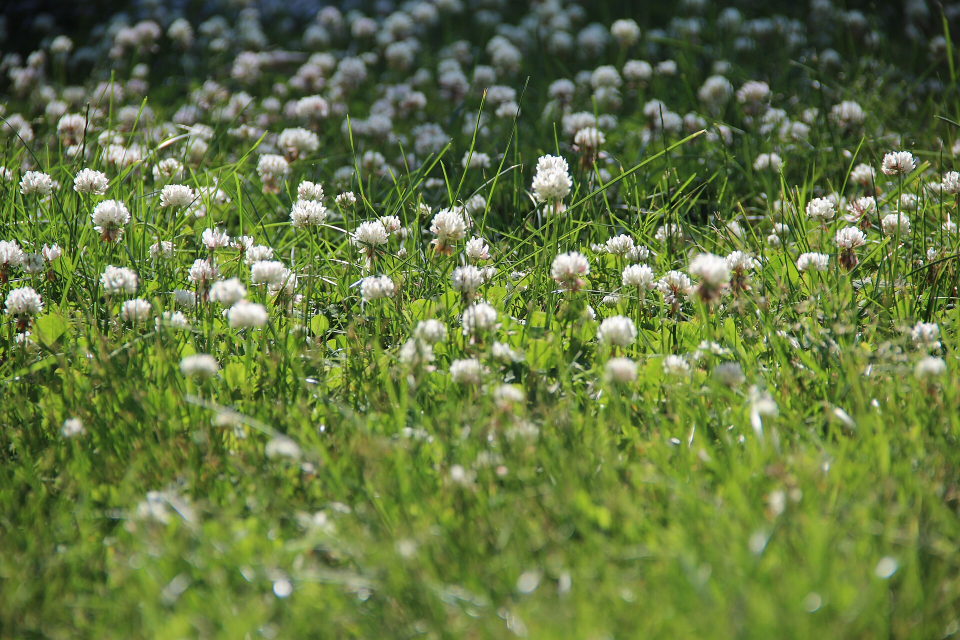
#> input picture testdata/n1-lawn-backyard.jpg, 1920 x 1280 px (shown at 1/2 size); its folder holds 4 pictures in this run
$ python eval_veins.py
#> lines starting #> are read from the running program, lines starting #| are printed output that depends on the picture; after the words box and inside, x2 and y2 are one past the last pixel; in counts of white or black regions, pixels touching at a corner belong together
### tools/seg2.py
#!/usr/bin/env python3
"""Segmentation v2: marker-controlled watershed on the gradient terrain.

v1 thresholded the canopy into "leaflet" blobs and lost most real leaves in the
process. Watershed instead assigns every vegetation pixel to some cell, so a
leaflet cannot vanish — the only question is whether the cell borders land on
real leaf borders.

Everything here is written the way it would be written in JS (bucket queue,
separable filters, union-find) so the prototype ports 1:1.
"""

import math
import numpy as np
from numpy.lib.stride_tricks import sliding_window_view


# ------------------------------------------------------------------ filters

def box_blur(a, r):
    """Separable mean over (2r+1)^2, edge-clamped. a: float32 2-D."""
    if r < 1:
        return a
    pad = np.pad(a, r, mode='edge')
    c = np.cumsum(pad, axis=1)
    c = np.concatenate([np.zeros((c.shape[0], 1), c.dtype), c], axis=1)
    a = (c[:, 2 * r + 1:] - c[:, :-(2 * r + 1)]) / (2 * r + 1)
    c = np.cumsum(a, axis=0)
    c = np.concatenate([np.zeros((1, c.shape[1]), c.dtype), c], axis=0)
    return (c[2 * r + 1:, :] - c[:-(2 * r + 1), :]) / (2 * r + 1)


def min_filter(a, r):
    if r < 1:
        return a
    pad = np.pad(a, r, mode='edge')
    h = sliding_window_view(pad, (1, 2 * r + 1)).min(axis=-1)[:, :, 0]
    pad2 = h[:, :]
    v = sliding_window_view(pad2, (2 * r + 1, 1)).min(axis=-2)[:, :, 0]
    return v


def sobel_mag(lum):
    p = np.pad(lum, 1, mode='edge')
    gx = np.abs(p[1:-1, 2:] - p[1:-1, :-2])
    gy = np.abs(p[2:, 1:-1] - p[:-2, 1:-1])
    return np.clip(gx + gy, 0, 255)


# ------------------------------------------------------------------ stage 1

def vegetation(rgb, green_thr):
    r = rgb[:, :, 0].astype(np.float32)
    g = rgb[:, :, 1].astype(np.float32)
    b = rgb[:, :, 2].astype(np.float32)
    lum = (r * 77 + g * 151 + b * 28) / 256.0
    exg = (2 * g - r - b) / (r + g + b + 1)
    veg = (exg > green_thr / 1000) & (lum > 26) & (lum < 250)
    return lum, veg


# ------------------------------------------------------------------ stage 2

def markers(grad, veg, leaf_r):
    """One seed per leaflet: minima of a heavily blurred gradient.

    Blurring at ~leaf_r/3 wipes out the pale chevron band and vein noise that
    would otherwise put several minima inside one leaflet."""
    gs = box_blur(grad.astype(np.float32), max(1, int(leaf_r / 3)))
    sup = max(1, int(leaf_r * 0.6))
    local_min = gs <= min_filter(gs, sup) + 1e-6
    return local_min & veg, gs


def label_seeds(seed_mask):
    """Connected components of the seed mask; one label per component."""
    h, w = seed_mask.shape
    lab = np.zeros((h, w), np.int32)
    nxt = 0
    flat = seed_mask.ravel()
    L = lab.ravel()
    for i in np.flatnonzero(flat):
        if L[i]:
            continue
        nxt += 1
        st = [int(i)]
        L[i] = nxt
        while st:
            p = st.pop()
            py, px = divmod(p, w)
            for dy in (-1, 0, 1):
                yy = py + dy
                if yy < 0 or yy >= h:
                    continue
                for dx in (-1, 0, 1):
                    xx = px + dx
                    if xx < 0 or xx >= w:
                        continue
                    q = yy * w + xx
                    if flat[q] and not L[q]:
                        L[q] = nxt
                        st.append(q)
    return lab, nxt


# ------------------------------------------------------------------ stage 3

def watershed(grad, seeds, veg):
    """Meyer flooding with a 256-bucket priority queue — O(n), no heap."""
    h, w = grad.shape
    g = grad.astype(np.int32).ravel()
    lab = seeds.astype(np.int32).ravel().copy()
    inside = veg.ravel()
    buckets = [[] for _ in range(256)]

    for i in np.flatnonzero(lab):
        i = int(i)
        py, px = divmod(i, w)
        for dy, dx in ((-1, 0), (1, 0), (0, -1), (0, 1)):
            yy, xx = py + dy, px + dx
            if 0 <= yy < h and 0 <= xx < w:
                q = yy * w + xx
                if inside[q] and not lab[q]:
                    buckets[g[q]].append(q)

    level = 0
    while level < 256:
        b = buckets[level]
        if not b:
            level += 1
            continue
        p = b.pop()
        if lab[p]:
            continue
        py, px = divmod(p, w)
        found = 0
        for dy, dx in ((-1, 0), (1, 0), (0, -1), (0, 1)):
            yy, xx = py + dy, px + dx
            if 0 <= yy < h and 0 <= xx < w:
                q = yy * w + xx
                if lab[q]:
                    found = lab[q]
                    break
        if not found:
            continue
        lab[p] = found
        for dy, dx in ((-1, 0), (1, 0), (0, -1), (0, 1)):
            yy, xx = py + dy, px + dx
            if 0 <= yy < h and 0 <= xx < w:
                q = yy * w + xx
                if inside[q] and not lab[q]:
                    lv = g[q] if g[q] > level else level
                    buckets[lv].append(q)
                    if lv < level:
                        level = lv
    return lab.reshape(h, w)


# ------------------------------------------------------------------ stage 4

def merge_weak(lab, grad, n_labels, merge_t, min_area):
    """Collapse cells separated by a weak border — watershed always
    over-segments, and the border strength says which splits are real."""
    h, w = lab.shape
    L = lab.ravel()
    g = grad.astype(np.float32).ravel()

    lo_all, hi_all, str_all = [], [], []
    for (dy, dx) in ((0, 1), (1, 0)):
        a = lab[:h - dy, :w - dx].ravel()
        b = lab[dy:, dx:].ravel()
        ga = grad[:h - dy, :w - dx].ravel()
        gb = grad[dy:, dx:].ravel()
        sel = (a != b) & (a > 0) & (b > 0)
        lo_all.append(np.minimum(a[sel], b[sel]))
        hi_all.append(np.maximum(a[sel], b[sel]))
        str_all.append(np.maximum(ga[sel], gb[sel]))
    lo = np.concatenate(lo_all); hi = np.concatenate(hi_all)
    st = np.concatenate(str_all).astype(np.float64)

    key = lo.astype(np.int64) * (n_labels + 1) + hi
    uk, inv = np.unique(key, return_inverse=True)
    sums = np.bincount(inv, weights=st)
    cnts = np.bincount(inv)
    edges = {(int(k // (n_labels + 1)), int(k % (n_labels + 1))): [s, c]
             for k, s, c in zip(uk, sums, cnts)}

    area = np.bincount(L, minlength=n_labels + 1)

    parent = list(range(n_labels + 1))
    def find(a):
        while parent[a] != a:
            parent[a] = parent[parent[a]]; a = parent[a]
        return a

    ranked = sorted(((s / c, c, k) for k, (s, c) in edges.items()), key=lambda t: t[0])
    for strength, count, (x, y) in ranked:
        rx, ry = find(x), find(y)
        if rx == ry:
            continue
        small = min(area[rx], area[ry]) < min_area
        if strength < merge_t or small:
            parent[ry] = rx
            area[rx] += area[ry]

    remap = np.array([find(i) for i in range(n_labels + 1)], np.int32)
    return remap[lab]


# ------------------------------------------------------------------ stage 5

def cells(lab, leaf_r):
    """Per-region stats for every label, in one vectorised pass."""
    h, w = lab.shape
    L = lab.ravel()
    n = int(L.max()) + 1
    ys, xs = np.mgrid[0:h, 0:w]
    ys = ys.ravel(); xs = xs.ravel()

    area = np.bincount(L, minlength=n).astype(np.float64)
    sx = np.bincount(L, weights=xs, minlength=n)
    sy = np.bincount(L, weights=ys, minlength=n)
    x0 = np.full(n, w, np.int64); x1 = np.zeros(n, np.int64)
    y0 = np.full(n, h, np.int64); y1 = np.zeros(n, np.int64)
    np.minimum.at(x0, L, xs); np.maximum.at(x1, L, xs)
    np.minimum.at(y0, L, ys); np.maximum.at(y1, L, ys)

    safe = np.where(area > 0, area, 1)
    cx = sx / safe
    cy = sy / safe

    # second moments -> principal axis of each leaflet
    dx = xs - cx[L]
    dy = ys - cy[L]
    mu20 = np.bincount(L, weights=dx * dx, minlength=n) / safe
    mu02 = np.bincount(L, weights=dy * dy, minlength=n) / safe
    mu11 = np.bincount(L, weights=dx * dy, minlength=n) / safe
    theta = 0.5 * np.arctan2(2 * mu11, mu20 - mu02)

    # which end of that axis is the narrow one? that end points at the petiole.
    ux, uy = np.cos(theta), np.sin(theta)
    proj = dx * ux[L] + dy * uy[L]          # along the axis
    perp = np.abs(-dx * uy[L] + dy * ux[L])  # distance from the axis
    pos = proj > 0
    w_pos = np.bincount(L, weights=np.where(pos, perp, 0.0), minlength=n)
    n_pos = np.bincount(L, weights=pos.astype(np.float64), minlength=n)
    w_neg = np.bincount(L, weights=np.where(~pos, perp, 0.0), minlength=n)
    n_neg = np.bincount(L, weights=(~pos).astype(np.float64), minlength=n)
    mean_pos = w_pos / np.where(n_pos > 0, n_pos, 1)
    mean_neg = w_neg / np.where(n_neg > 0, n_neg, 1)
    # narrow end = smaller mean half-width; point the vector that way
    sign = np.where(mean_pos < mean_neg, 1.0, -1.0)

    tot = mu20 + mu02
    dif = np.sqrt(np.maximum((mu20 - mu02) ** 2 + 4 * mu11 ** 2, 0))
    lam1 = (tot + dif) / 2
    lam2 = np.maximum((tot - dif) / 2, 1e-6)
    elong = np.sqrt(lam1 / lam2)

    out = []
    for i in range(1, n):
        a = area[i]
        if a <= 0:
            continue
        bw = x1[i] - x0[i] + 1
        bh = y1[i] - y0[i] + 1
        out.append(dict(
            id=i, x=cx[i], y=cy[i], area=int(a),
            aspect=max(bw, bh) / max(1, min(bw, bh)),
            fill=a / (bw * bh),
            r=math.sqrt(a / math.pi),
            elong=float(elong[i]),
            # unit vector from the leaflet centroid toward its own petiole
            px=float(ux[i] * sign[i]), py=float(uy[i] * sign[i]),
        ))
    return out


def segment(rgb, leaf_r, green=55, merge_t=26.0):
    lum, veg = vegetation(rgb, green)
    grad = sobel_mag(lum)
    seed_mask, gs = markers(grad, veg, leaf_r)
    seeds, n = label_seeds(seed_mask)
    lab = watershed(grad, seeds, veg)
    lab = merge_weak(lab, grad, n, merge_t, min_area=math.pi * (leaf_r * 0.45) ** 2)
    return dict(lum=lum, veg=veg, grad=grad, seeds=seeds, n_seeds=n,
                labels=lab, cells=cells(lab, leaf_r))

### tools/veins.py
#!/usr/bin/env python3
"""Phase 1: tell three-leaf from four-leaf by the angles between midribs.

The user's observation: the midribs of a three-leaf clover leave the petiole
about 120 degrees apart, a four-leaf about 90. Midribs are crisp line
structures, so their direction is far better defined than the principal axis
of a nearly-round leaflet blob — which is exactly why every orientation-based
attempt in classify2/classify3 failed.

Ridges are found with the Hessian: a line has one large and one small
eigenvalue, and the small one's eigenvector runs along the line.
"""

import math
import numpy as np


# ---------------------------------------------------------------- filters

def gaussian(a, sigma):
    """Separable Gaussian blur, edge-clamped."""
    r = max(1, int(round(3 * sigma)))
    x = np.arange(-r, r + 1, dtype=np.float32)
    k = np.exp(-(x ** 2) / (2 * sigma * sigma))
    k /= k.sum()
    pad = np.pad(a, ((0, 0), (r, r)), mode='edge')
    out = np.zeros_like(a, dtype=np.float32)
    for i, kv in enumerate(k):
        out += kv * pad[:, i:i + a.shape[1]]
    pad = np.pad(out, ((r, r), (0, 0)), mode='edge')
    res = np.zeros_like(a, dtype=np.float32)
    for i, kv in enumerate(k):
        res += kv * pad[i:i + a.shape[0], :]
    return res


def ridges(lum, sigma, dark_lines=None):
    """Hessian ridge detection.

    Returns (strength, dirx, diry) where (dirx,diry) is the unit vector ALONG
    the line — the eigenvector of the smaller-magnitude eigenvalue.
    """
    g = gaussian(lum.astype(np.float32), sigma)
    # second derivatives by central differences
    gx = np.pad(g, ((0, 0), (1, 1)), mode='edge')
    gy = np.pad(g, ((1, 1), (0, 0)), mode='edge')
    Lxx = gx[:, 2:] - 2 * g + gx[:, :-2]
    Lyy = gy[2:, :] - 2 * g + gy[:-2, :]
    gxy = np.pad(g, 1, mode='edge')
    Lxy = (gxy[2:, 2:] - gxy[2:, :-2] - gxy[:-2, 2:] + gxy[:-2, :-2]) / 4.0

    tr = Lxx + Lyy
    det_part = np.sqrt(np.maximum((Lxx - Lyy) ** 2 + 4 * Lxy ** 2, 0))
    lam1 = (tr + det_part) / 2          # algebraically larger
    lam2 = (tr - det_part) / 2          # algebraically smaller

    # pick the eigenvalue with the larger magnitude as "across the line"
    big_is_1 = np.abs(lam1) >= np.abs(lam2)
    lam_across = np.where(big_is_1, lam1, lam2)
    lam_along = np.where(big_is_1, lam2, lam1)

    strength = np.abs(lam_across) - np.abs(lam_along)
    strength = np.maximum(strength, 0)

    if dark_lines is True:
        strength = np.where(lam_across > 0, strength, 0)   # valley (dark line)
    elif dark_lines is False:
        strength = np.where(lam_across < 0, strength, 0)   # crest (light line)

    # theta1 is the eigenvector direction of lam1 (the algebraically larger).
    # Which of the two runs along the line depends on which one is the big one
    # in magnitude: a bright ridge has a large NEGATIVE curvature across it,
    # so there the across-direction is lam2 and lam1 already runs along.
    theta1 = 0.5 * np.arctan2(2 * Lxy, Lxx - Lyy)
    theta_along = np.where(big_is_1, theta1 + math.pi / 2, theta1)
    return strength, np.cos(theta_along), np.sin(theta_along)


# ---------------------------------------------------------------- voting

# [127 lines left out: functions vote_petioles, peaks, azimuth_histogram, count_modes, spacing_score, not called in this run]

### tools/classify2.py
#!/usr/bin/env python3
"""Group segmented leaflets into clover heads and count them.

A clover's leaflets all attach at one petiole point, so in the watershed
labelling their cell borders converge at a single junction. Find junctions
where N distinct cells meet: N=3 is an ordinary clover, N=4 is the target.
Geometry around the junction then says how clover-like the arrangement is.
"""

import math
import numpy as np


def junctions(lab, leaf_r):
    """Points where 3+ cells meet, with the set of cells meeting there."""
    h, w = lab.shape
    r = max(1, int(leaf_r * 0.30))

    # a pixel is a junction if its (2r+1) neighbourhood holds 3+ distinct labels
    pad = np.pad(lab, r, mode='edge')
    stack = []
    for dy in range(0, 2 * r + 1):
        for dx in range(0, 2 * r + 1):
            stack.append(pad[dy:dy + h, dx:dx + w])
    nb = np.stack(stack, axis=-1)
    nb_sorted = np.sort(nb, axis=-1)
    distinct = (np.diff(nb_sorted, axis=-1) != 0).sum(axis=-1) + 1
    has_zero = (nb_sorted[..., 0] == 0)
    distinct = distinct - has_zero.astype(int)          # background is not a cell
    jmask = (distinct >= 3) & (lab > 0)

    # cluster junction pixels into points
    ys, xs = np.nonzero(jmask)
    if len(ys) == 0:
        return []
    order = np.argsort(-distinct[ys, xs])
    ys, xs = ys[order], xs[order]

    taken = np.zeros(lab.shape, bool)
    sep = max(2, int(leaf_r * 0.8))
    pts = []
    for y, x in zip(ys, xs):
        if taken[max(0, y - sep):y + sep + 1, max(0, x - sep):x + sep + 1].any():
            continue
        taken[y, x] = True
        y0, y1 = max(0, y - r), min(h, y + r + 1)
        x0, x1 = max(0, x - r), min(w, x + r + 1)
        labs = np.unique(lab[y0:y1, x0:x1])
        labs = [int(v) for v in labs if v > 0]
        pts.append(dict(x=float(x), y=float(y), labels=labs))
    return pts


def clamp01(v):
    return 0.0 if v < 0 else 1.0 if v > 1 else v


# [114 lines left out: functions cv, score_head, head_shape, heads, not called in this run]

### tools/eval_veins.py
#!/usr/bin/env python3
"""Phase 1 evaluation: can midrib angles separate three-leaf from four-leaf?

Two independent readings of the same vein axes:

  * as undirected lines, a four-leaf's four leaflets fall on only TWO
    directions (a perpendicular pair) while a three-leaf falls on THREE,
    60 degrees apart. Counting 2-vs-3 needs no sign for the axis.
  * the axis lines of one plant should all pass near its petiole. The
    residual of the best common intersection says whether the leaflets
    really belong together.

Go/no-go on the same benchmark every earlier method failed:
min(positive) > max(negative).
"""

import os, sys, glob, math
import numpy as np
from PIL import Image
sys.path.insert(0, os.path.dirname(os.path.abspath(__file__)))
from seg2 import segment, vegetation
from veins import ridges
from classify2 import junctions
from eval2 import SCALE

W = 480


# ------------------------------------------------------------------ axes

def cell_axes(lum, veg, labels, cells, leaf_r, sigma):
    """Dominant vein direction inside each cell, averaged with double angles
    so that opposite directions do not cancel."""
    s, dx, dy = ridges(lum, sigma, dark_lines=False)

    inner = np.ones(labels.shape, bool)
    inner[:, :-1] &= labels[:, :-1] == labels[:, 1:]
    inner[:-1, :] &= labels[:-1, :] == labels[1:, :]
    inner[:, 1:] &= labels[:, 1:] == labels[:, :-1]
    inner[1:, :] &= labels[1:, :] == labels[:-1, :]
    for _ in range(max(1, int(leaf_r * 0.10))):
        e = inner.copy()
        e[:, :-1] &= inner[:, 1:]; e[:, 1:] &= inner[:, :-1]
        e[:-1, :] &= inner[1:, :]; e[1:, :] &= inner[:-1, :]
        inner = e

    ok = inner & veg & (s > s.max() * 0.10)
    th = np.arctan2(dy, dx)
    K = int(labels.max()) + 1
    L = labels.ravel(); m = ok.ravel()
    sc = np.bincount(L[m], weights=(np.cos(2 * th) * s).ravel()[m], minlength=K)
    ss = np.bincount(L[m], weights=(np.sin(2 * th) * s).ravel()[m], minlength=K)
    sw = np.bincount(L[m], weights=s.ravel()[m], minlength=K)
    cnt = np.bincount(L[m], minlength=K)

    axes = {}
    for c in cells:
        i = c['id']
        if cnt[i] < 15:
            continue
        ang = 0.5 * math.atan2(ss[i], sc[i])          # mod pi
        coh = math.hypot(sc[i], ss[i]) / max(sw[i], 1e-6)
        axes[i] = (ang, coh)
    return axes


# ------------------------------------------------------------------ scoring

def circ_modes_pi(angles, weights, nbins=36, min_frac=0.40):
    """Modes of a distribution of undirected directions (period pi)."""
    hist = np.zeros(nbins, np.float32)
    for a, w in zip(angles, weights):
        hist[int((a % math.pi) / math.pi * nbins) % nbins] += w
    k = np.array([1, 2, 3, 2, 1], np.float32); k /= k.sum()
    hist = np.convolve(np.r_[hist, hist, hist], k, 'same')[nbins:2 * nbins]
    if hist.max() <= 0:
        return [], hist
    thr = hist.max() * min_frac
    idx = [i for i in range(nbins)
           if hist[i] >= thr and hist[i] >= hist[(i - 1) % nbins]
           and hist[i] > hist[(i + 1) % nbins]]
    return [i * 180.0 / nbins for i in idx], hist


def intersect_residual(members, axes, leaf_r):
    """Least-squares common intersection of the axis lines, and its residual."""
    A = np.zeros((2, 2)); b = np.zeros(2)
    pts = []
    for c in members:
        ang, _ = axes[c['id']]
        u = np.array([math.cos(ang), math.sin(ang)])
        P = np.eye(2) - np.outer(u, u)
        p = np.array([c['x'], c['y']])
        A += P; b += P @ p
        pts.append((p, u))
    try:
        x = np.linalg.solve(A, b)
    except np.linalg.LinAlgError:
        return None, 1e9
    res = 0.0
    for p, u in pts:
        d = (x - p) - np.dot(x - p, u) * u
        res += float(d @ d)
    return x, math.sqrt(res / len(pts)) / leaf_r


def spacing_score(mode_angles, expect_gap):
    if len(mode_angles) < 2:
        return 0.0
    gaps = []
    for i, a in enumerate(mode_angles):
        nxt = mode_angles[0] + 180 if i == len(mode_angles) - 1 else mode_angles[i + 1]
        gaps.append(nxt - a)
    err = sum(abs(g - expect_gap) for g in gaps) / len(gaps)
    return max(0.0, 1.0 - err / (expect_gap * 0.6))


def evaluate(path, leaf_r, green=55):
#> called with path = 'tools/../testdata/n1-lawn-backyard.jpg', leaf_r = 16, green = 55
    im = Image.open(path).convert('RGB')
#> im is the input picture: PIL image 1920x1280 RGB; mean R, G, B 99.8, 117.8, 63.5
    h = round(W * im.height / im.width)
    small = im.resize((W, h), Image.LANCZOS)
    rgb = np.asarray(small)

    res = segment(rgb, leaf_r, green=green)
#> in vegetation, `veg = (exg > green_thr / 1000) & (lum > 26) & (lum < 250)`:
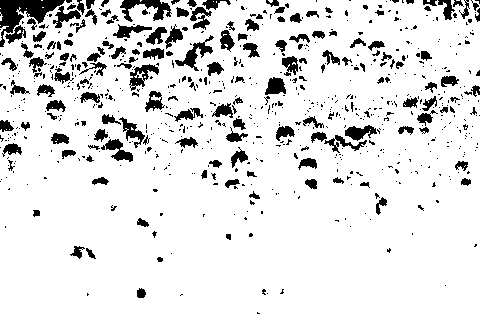
#> veg: shape (320, 480) bool; 88.6% white; 726 black regions (563 under 20 px), largest, box (x1, y1, x2, y2) and area: (0, 0, 65, 47) 1192, (120, 0, 172, 22) 508, (175, 35, 214, 71) 396
#> in box_blur, `c = np.cumsum(a, axis=0)`:
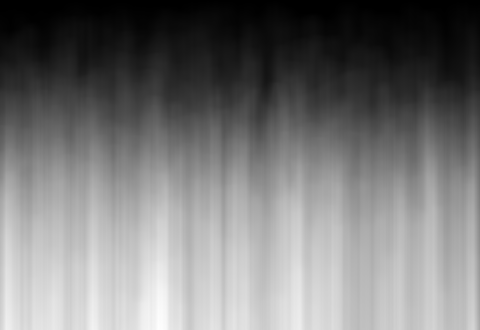
#> c: shape (330, 480) float32; min 1.88, max 15133.5, mean 7121.1; drawn with min black and max white
#> in min_filter, `pad = np.pad(a, r, mode='edge')`:
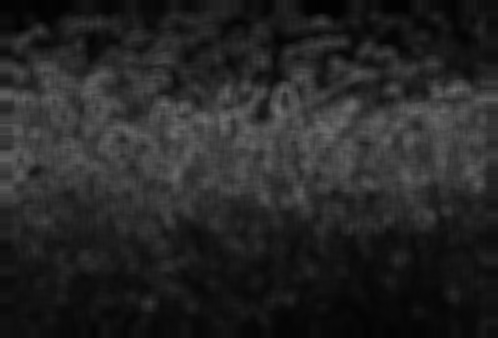
#> pad: shape (338, 498) float32; min 2.36, max 110.9, mean 38.2
#> in min_filter, `h = sliding_window_view(pad, (1, 2 * r + 1)).min(axis=-1)[:, :, 0]`:
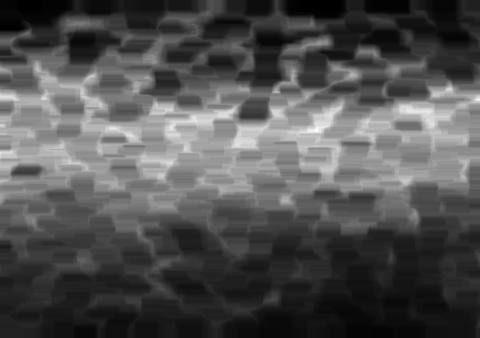
#> h: shape (338, 480) float32; min 2.36, max 90.6, mean 30.5; drawn with min black and max white
#> in min_filter, `v = sliding_window_view(pad2, (2 * r + 1, 1)).min(axis=-2)[:, :, 0]`:
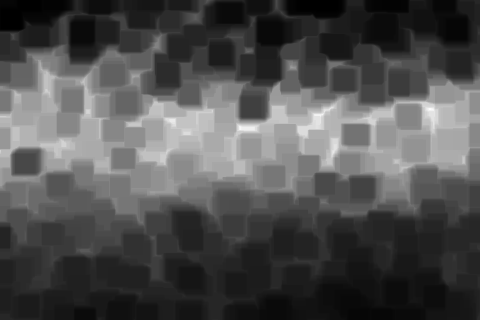
#> v: shape (320, 480) float32; min 2.36, max 74.6, mean 24.9; drawn with min black and max white
#> in markers, `local_min = gs <= min_filter(gs, sup) + 1e-6`:
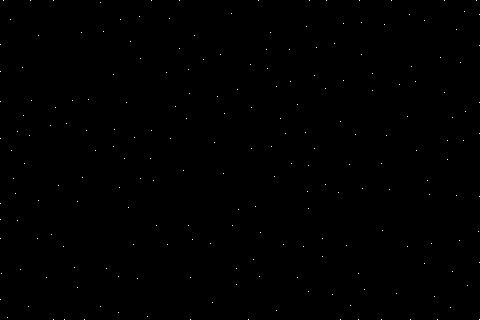
#> local_min: shape (320, 480) bool; 0.14% white in thin lines or dots
#> the loop in label_seeds, `for i in np.flatnonzero(flat):` made 188 passes
#> i on passes 1 to 3: 258, 309, 326
#> after the loop in label_seeds, `for i in np.flatnonzero(flat):`: nxt = 188
#> the loop in watershed, `for i in np.flatnonzero(lab):` made 188 passes
#> (i, py, px) on passes 1 to 3: (258, 0, 258), (309, 0, 309), (326, 0, 326)
#> after the loop in watershed, `while level < 256:`: level = 256
#> in watershed, `return lab.reshape(h, w)`:
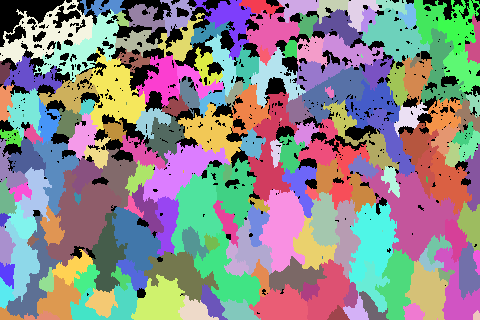
#> returned value: shape (320, 480) int32; 189 distinct labels, from 0 to 188; one colour per label, 0 black
#> (the rest of the program and of its run is left out)
